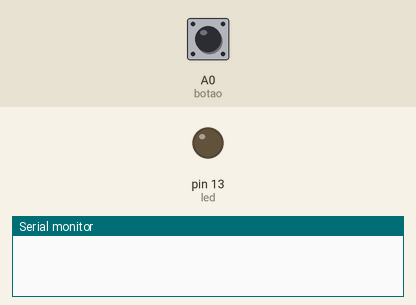
A program run on a simulated Arduino Uno, built with avr-gcc and run on an emulated ATmega328P. Shown: output pins drawn as LEDs (lit = HIGH), the last lines printed to the serial monitor. Inputs (shaded band) come from the test bench; at power-on: A0 (botao) HIGH.

Above: at 1.2 s.
1.3 s: A0 (botao) pulled LOW for 3.2 s
At 6.3 s:
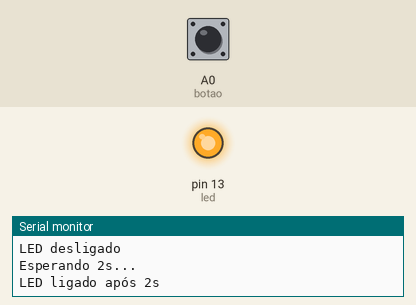
7.1 s: A0 (botao) pulled LOW for 0.15 s
At 7.4 s:
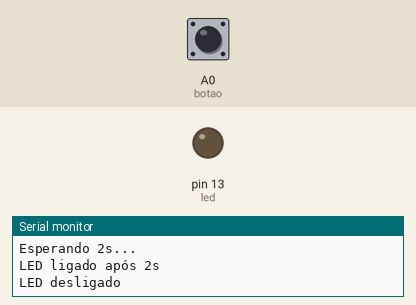
8.7 s: A0 (botao) pulled LOW for 1 s
At 11.3 s:
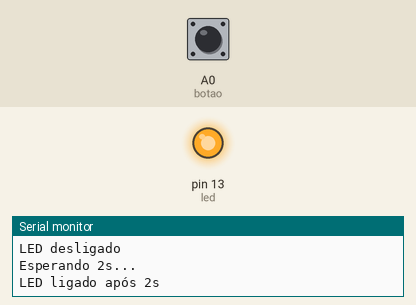
Timing chart, 0 to 12.8 s (numbered marks = the images above; inputs shaded):
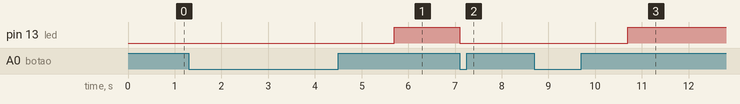

The program:

main.cpp
```cpp
#include <Arduino.h>
// inicio definir variáveis e constantes e pinos
int led = 13, botao = A0;// pinos do LED e do botão
unsigned long tempoInicio;// registra o tempo em que o botão foi pressionado
bool ledLigado = 0, esperando = 0;   // registra estado do LED e se está esperando

//configuração pinos de entrada e saída e inicialização da serial
void setup() {
  pinMode(led, OUTPUT); //pino de saída para o LED
  pinMode(botao, INPUT_PULLUP);//pino de entrada com resistor de pull-up
  Serial.begin(9600);
}
// definição do loop principal e sua lógica de funcionamento
void loop() {
  unsigned long agora = millis();// tempo atual em ms

  // verifica se o botão foi pressionado
  if (!digitalRead(botao)) { // botão pressionado (ativo em LOW)
    if (ledLigado) {
      digitalWrite(led, LOW); // desliga o LED
      ledLigado = 0; //
      Serial.println("LED desligado");

    // se o LED está desligado e não está esperando, inicia a contagem
    } else if (!esperando) {
      esperando = 1;
      tempoInicio = agora;
      Serial.println("Esperando 2s...");
    }
    delay(200); // simples antirruído
  }

  // verifica se já passou 2s desde que o botão foi pressionado
  if (esperando && agora - tempoInicio >= 2000) {
    digitalWrite(led, HIGH);// liga o LED
    ledLigado = 1;
    esperando = 0;
    Serial.println("LED ligado após 2s");
  }
}
```

Measured:
- after the input at 1.3 s, pin 13 (led): LOW → HIGH after 4.4 s
- after the input at 7.1 s, pin 13 (led): HIGH → LOW at once
- after the input at 8.7 s, pin 13 (led): LOW → HIGH after 2.0 s
